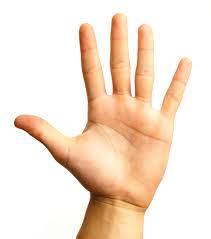
#> input picture PYTHON_LAB9/mana2.jpg, 211 x 239 px
$ python Lucrarea_9_Exercitiul_1_Muresan_Alexandru.py
#> lines starting #> are read from the running program, lines starting #| are printed output that depends on the picture; after the words box and inside, x2 and y2 are one past the last pixel; in counts of white or black regions, pixels touching at a corner belong together
import csv
import cv2
import numpy as np

f=open("coordonate.csv","w")
writer=csv.writer(f)


font = cv2.FONT_HERSHEY_COMPLEX
img2 = cv2.imread('mana2.jpg', cv2.IMREAD_COLOR)
#> img2 is the input picture: shape (239, 211, 3); mean B, G, R 210.1, 226.6, 245.3

img = cv2.imread('mana2.jpg', cv2.IMREAD_GRAYSCALE)
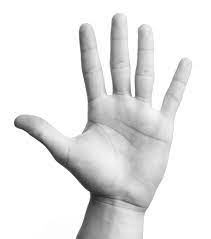
#> img: shape (239, 211); min 17, max 255, mean 230.6
ret, threshold = cv2.threshold(img, 110, 255, cv2.THRESH_BINARY)
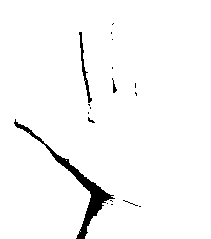
#> threshold: shape (239, 211); 97.1% white; 18 black regions (15 under 20 px)
contours,hierarchy = cv2.findContours(threshold, cv2.RETR_TREE,cv2.CHAIN_APPROX_SIMPLE)
#> contours = 27 contours, 23 with area under 20; largest, box (x1, y1, x2, y2) and area: (0, 0, 211, 239) 48671, (78, 31, 93, 104) 265, (112, 79, 118, 94) 42, (87, 116, 96, 124) 27

for cnt in contours:

    approx = cv2.approxPolyDP(cnt, 0.009 * cv2.arcLength(cnt, True), True)

    n = approx.ravel()
    i = 0
    z=1
    for j in n:
        if (i % 2 == 0):
            x = n[i]
            y = n[i + 1]
            string = str(x) + " " + str(y)
            if (i == 0):
                cv2.putText(img2, "Arrow tip", (x, y),font, 0.5, (255, 0, 0))
                writer.writerow((x,y,z))
            else:
                cv2.putText(img2, string, (x, y),font, 0.5, (0, 255, 0))
                writer.writerow((x, y, z))
        i = i + 1
#> this loop made 27 passes
#> n on passes 1, 3, 4, 5, 6, 7, 8, 9, 10, 11, 12: [66, 160], [138, 206, 139, 205, 140, 205, 141, 206, 140, 207, 139, 207], [134, 205, 135, 204, 137, 204, 138, 205, 137, 206, 135, 206], [132, 204, 133, 203, 134, 203, 135, 204, 134, 205, 133, 205], [110, 204, 111, 203, 112, 203, 113, 204, 112, 205, 111, 205], [129, 203, 130, 202, 132, 202, 133, 203, 132, 204, 130, 204], [106, 203, 107, 202, 108, 203, 107, 204], [127, 202, 128, 201, 129, 201, 130, 202, 129, 203, 128, 203], [124, 201, 125, 200, 127, 200, 128, 201, 127, 202, 125, 202], [111, 201, 112, 200, 113, 201, 112, 202], [122, 200, 123, 199, 124, 199, 125, 200, 124, 201, 123, 201]
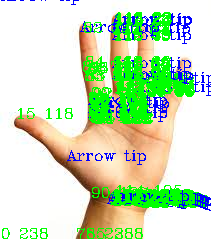
#> img2: shape (239, 211, 3); 18.11% of pixels changed, all inside (x1, y1, x2, y2) = (1, 0, 211, 239)

f.close()
cv2.imshow('image2', img2)

if cv2.waitKey(0) & 0xFF == ord('q'):
#> (key q is pressed here)
    cv2.destroyAllWindows()

$ run again, with PYTHON_LAB9/frame.jpg copied over PYTHON_LAB9/mana2.jpg
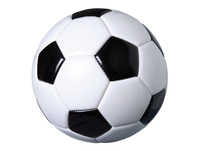
#> input picture PYTHON_LAB9/frame.jpg, 200 x 151 px
#> img2 is the input picture: shape (151, 200, 3); mean B, G, R 211.9, 208.6, 208.1
#> `ret, threshold = cv2.threshold(img, 110, 255, cv2.THRESH_BINARY)`:
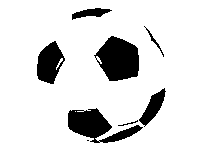
#> threshold: shape (151, 200); 86.1% white; 8 black regions (1 under 20 px)
#> contours = 16 contours, 7 with area under 20; largest, box (x1, y1, x2, y2) and area: (0, 0, 200, 151) 29850, (93, 35, 140, 82) 1496, (67, 107, 113, 144) 1036, (36, 40, 66, 85) 851, (138, 87, 167, 127) 462
#> the loop `for cnt in contours: ` made 16 passes
#> n on passes 1, 2, 3, 4, 7, 9, 14: [0, 0, 0, 150, 199, 150, 199, 0], [86, 140, 87, 139, 88, 139, 89, 140, 88, 141, 87, 141], [143, 126, 144, 125, 145, 126, 144, 127], [143, 127, 131, 136, 118, 141, 103, 143, 98, 140, 136, 124], [75, 111], [95, 58, 96, 57, 97, 58, 97, 59, 96, 60, 95, 59], [144, 27, 145, 26, 146, 27, 145, 28]
#> after the loop `for cnt in contours:`:
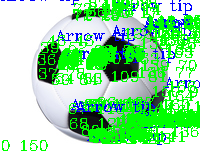
#> img2: shape (151, 200, 3); mean B, G, R 159.1, 219, 146.8
